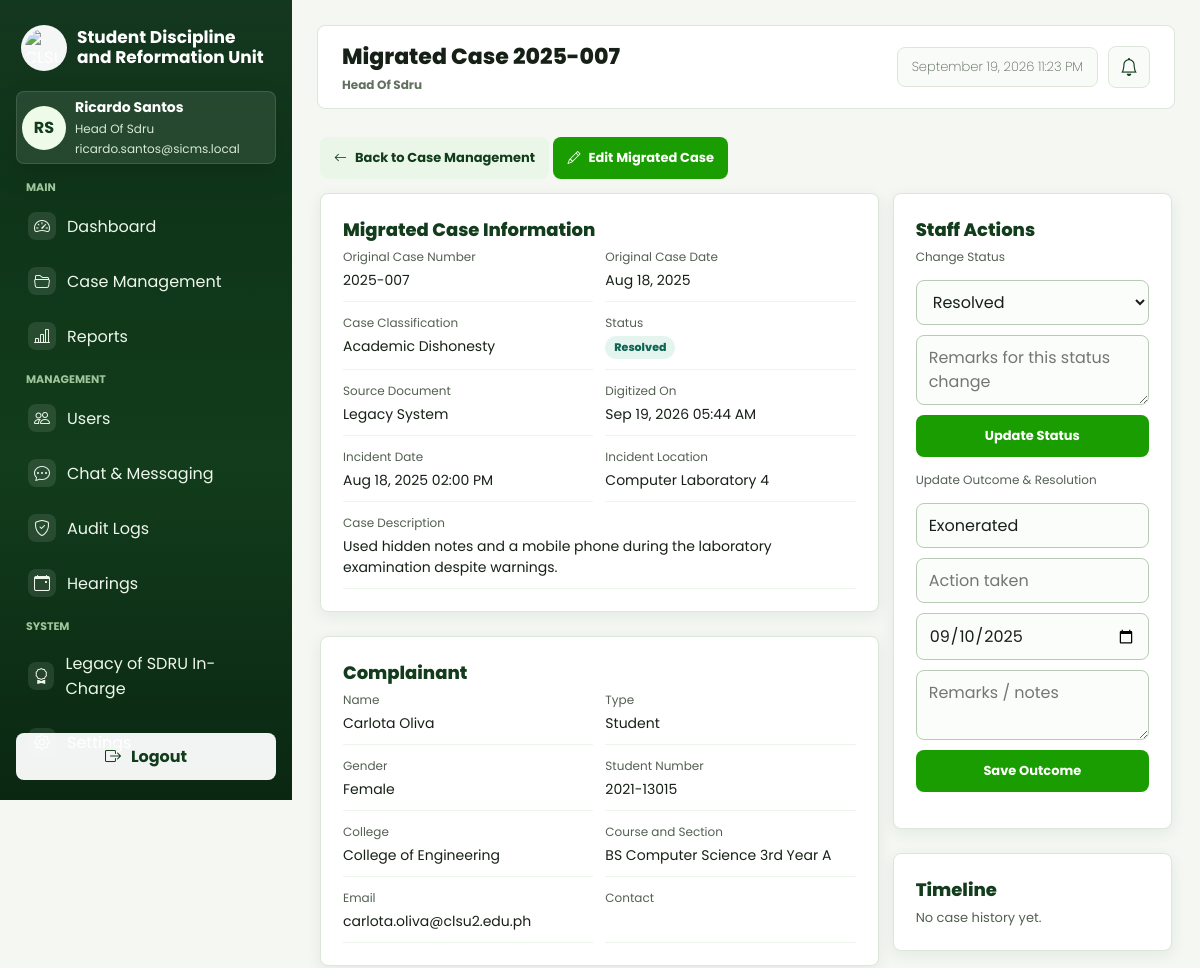
The app's page /web/views/legacy_cases/show.php?id=30 (signed in, upper part), older data.
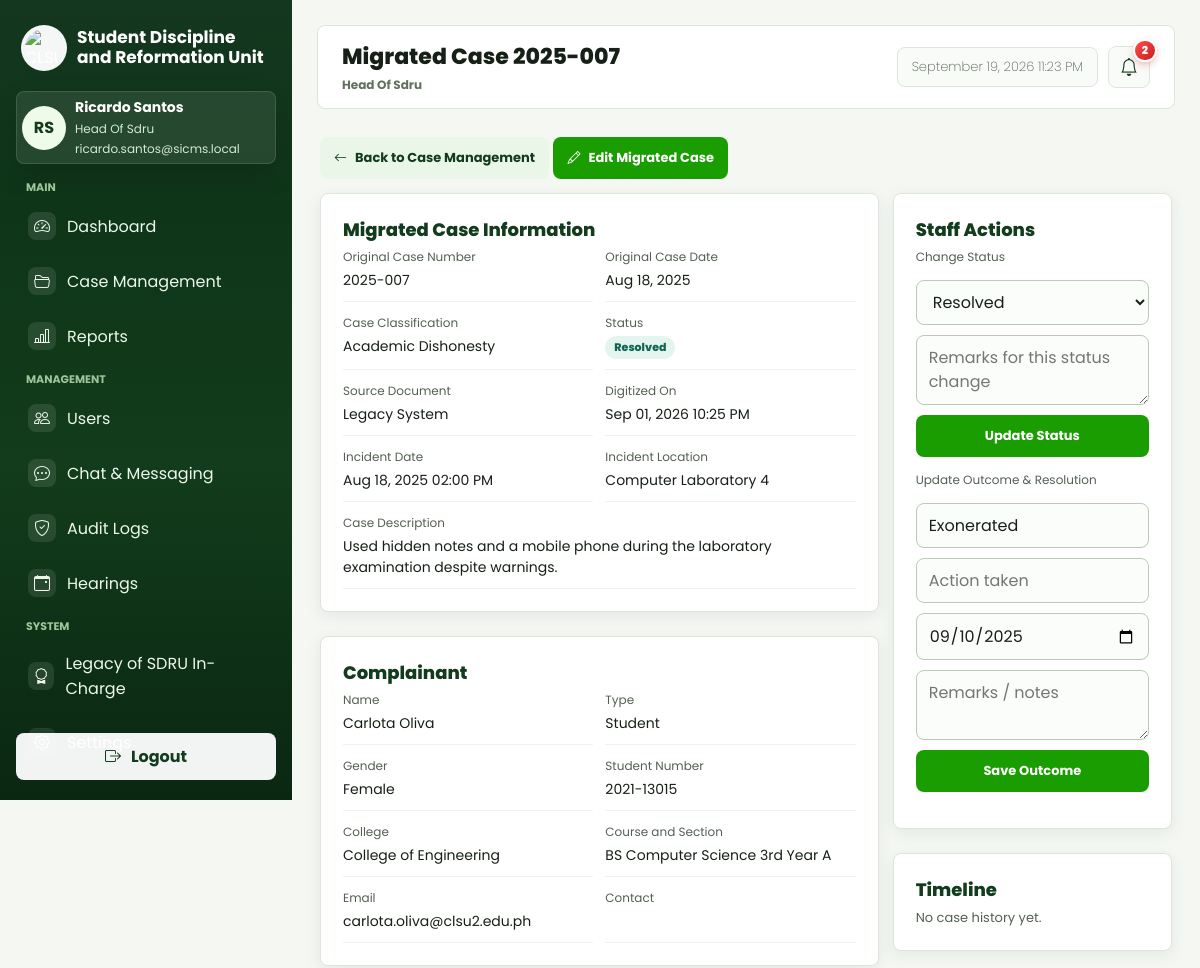
The same page, newer data.
### tables this page shows
CREATE TABLE `complaints` (
  `complaint_id` int(10) unsigned NOT NULL AUTO_INCREMENT,
  `case_number` varchar(50) NOT NULL,
  `complaint_title` varchar(255) NOT NULL,
  `submitted_by_account_id` int(10) unsigned NOT NULL,
  `complainant_name` varchar(255) NOT NULL,
  `complainant_gender` varchar(20) DEFAULT NULL,
  `complainant_type` varchar(50) NOT NULL DEFAULT 'Student',
  `complainant_relationship` varchar(100) DEFAULT NULL,
  `complainant_employee_no` varchar(100) DEFAULT NULL,
  `complainant_department` varchar(255) DEFAULT NULL,
  `complainant_position` varchar(255) DEFAULT NULL,
  `complainant_affiliation` varchar(255) DEFAULT NULL,
  `complainant_purpose` varchar(255) DEFAULT NULL,
  `complainant_student_no` varchar(50) DEFAULT NULL,
  `complainant_email` varchar(255) DEFAULT NULL,
  `complainant_contact` varchar(50) DEFAULT NULL,
  `complainant_college` varchar(255) DEFAULT NULL,
  `complainant_course` varchar(255) DEFAULT NULL,
  `complainant_year_level` varchar(50) DEFAULT NULL,
  `complainant_section` varchar(50) DEFAULT NULL,
  `complainant_course_year` varchar(100) DEFAULT NULL,
  `case_classification` varchar(100) NOT NULL,
  `incident_datetime` datetime DEFAULT NULL,
  `incident_location` varchar(255) DEFAULT NULL,
  `complaint_details` text DEFAULT NULL,
  `status` varchar(50) NOT NULL DEFAULT 'Submitted',
  `assigned_coordinator_account_id` int(10) unsigned DEFAULT NULL,
  `submitted_at` datetime NOT NULL DEFAULT current_timestamp(),
  `created_at` datetime NOT NULL DEFAULT current_timestamp(),
  `updated_at` datetime NOT NULL DEFAULT current_timestamp() ON UPDATE current_timestamp(),
  `case_source` varchar(20) NOT NULL DEFAULT 'Online Submission',
  `original_case_date` date DEFAULT NULL,
  `legacy_outcome` varchar(255) DEFAULT NULL,
  `action_taken` text DEFAULT NULL,
  `resolution_date` date DEFAULT NULL,
  `remarks_notes` text DEFAULT NULL,
  `legacy_entry_source` varchar(100) DEFAULT NULL,
  `outcome` text DEFAULT NULL,
  PRIMARY KEY (`complaint_id`),
  UNIQUE KEY `uq_complaints_case_number` (`case_number`),
  KEY `idx_complaints_submitted_by` (`submitted_by_account_id`),
  KEY `idx_complaints_coordinator` (`assigned_coordinator_account_id`),
  KEY `idx_complaints_status` (`status`),
  KEY `idx_complaints_classification` (`case_classification`),
  KEY `idx_complaints_submitted_at` (`submitted_at`),
  KEY `idx_complaints_source` (`case_source`),
  KEY `idx_complaints_source_orig_year` (`case_source`,`original_case_date`),
  CONSTRAINT `fk_complaints_coordinator` FOREIGN KEY (`assigned_coordinator_account_id`) REFERENCES `accounts` (`account_id`),
  CONSTRAINT `fk_complaints_submitter` FOREIGN KEY (`submitted_by_account_id`) REFERENCES `accounts` (`account_id`)
);

CREATE TABLE `accounts` (
  `account_id` int(10) unsigned NOT NULL AUTO_INCREMENT,
  `first_name` varchar(100) NOT NULL,
  `last_name` varchar(100) NOT NULL,
  `email` varchar(255) NOT NULL,
  `password_hash` varchar(255) DEFAULT NULL,
  `auth_provider` varchar(50) DEFAULT NULL,
  `role` varchar(50) NOT NULL DEFAULT 'student',
  `status` varchar(20) NOT NULL DEFAULT 'active',
  `college_id` int(10) unsigned DEFAULT NULL,
  `student_number` varchar(50) DEFAULT NULL,
  `college` varchar(255) DEFAULT NULL,
  `course` varchar(255) DEFAULT NULL,
  `section` varchar(50) DEFAULT NULL,
  `created_at` datetime NOT NULL DEFAULT current_timestamp(),
  `updated_at` datetime NOT NULL DEFAULT current_timestamp() ON UPDATE current_timestamp(),
  `phone_number` varchar(20) NOT NULL DEFAULT '',
  `gender` varchar(20) NOT NULL DEFAULT '',
  `birthday` date DEFAULT NULL,
  `address` text NOT NULL,
  PRIMARY KEY (`account_id`),
  UNIQUE KEY `uq_accounts_email` (`email`),
  KEY `idx_accounts_role` (`role`),
  KEY `idx_accounts_status` (`status`)
);

### web/views/legacy_cases/show.php (the view, shortened to what the changed rows need)
<?php
require_once __DIR__ . '/../../controllers/LegacyCaseController.php';
require_once __DIR__ . '/../../helpers/Security.php';
$controller = new LegacyCaseController();
$complaintId = (int) ($_GET['id'] ?? 0);
$viewData = $controller->show($complaintId);
$user = $viewData['user'];
$case = $viewData['case'];
$canEdit = $viewData['canEdit'];
$statuses = $viewData['statuses'];
if (!function_exists('h')) {
    function h($value) {
        return htmlspecialchars((string) $value, ENT_QUOTES, 'UTF-8');
    }
}
?>
<!DOCTYPE html>
<html lang="en">
<head>
    <link rel="stylesheet" href="../layout/style.css">
    <link rel="stylesheet" href="../layout/sidebar.css">
    <link rel="stylesheet" href="../layout/cases.css">
    <link rel="stylesheet" href="../layout/legacy_cases.css">
    <link rel="stylesheet" href="https://cdn.jsdelivr.net/npm/bootstrap-icons@1.11.3/font/bootstrap-icons.min.css">
    <link rel="stylesheet" href="../layout/system.css?v=2">
</head>
<body>
    <div class="dashboard-shell">
        <?php require __DIR__ . '/../layout/sidebar.php'; ?>
        <div class="legacy-show-page app-content">
            <?php $pageTitle = 'Migrated Case ' . $case['case_number']; require __DIR__ . '/../layout/topbar.php'; ?>
            <main class="case-wrap">
                <div class="grid">
                    <div>
                        <section class="panel">
                            <h2>Migrated Case Information</h2>
                            <div class="details-grid">
                                <div class="detail">
                                    <div class="label">Original Case Number</div>
                                    <div class="value"><?= h($case['case_number']) ?></div>
                                </div>
                                <div class="detail">
                                    <div class="label">Original Case Date</div>
                                    <div class="value"><?= h(date('M d, Y', strtotime($case['original_case_date']))) ?></div>
                                </div>
                                <div class="detail">
                                    <div class="label">Case Classification</div>
                                    <div class="value"><?= h($case['case_classification']) ?></div>
                                </div>
                                <div class="detail">
                                    <div class="value"><span class="status"><?= h($case['status']) ?></span></div>
                                </div>
                                <div class="detail">
                                    <div class="label">Source Document</div>
                                    <div class="value"><?= h($case['legacy_entry_source'] ?: 'Not indicated') ?></div>
                                </div>
                                <div class="detail">
                                    <div class="label">Digitized On</div>
                                    <div class="value"><?= h(date('M d, Y h:i A', strtotime($case['created_at']))) ?></div>
                                </div>
                                <div class="detail">
                                    <div class="label">Incident Date</div>
                                    <div class="value"><?= h($case['incident_datetime'] ? date('M d, Y h:i A', strtotime($case['incident_datetime'])) : 'Not provided') ?></div>
                                </div>
                                <div class="detail">
                                    <div class="label">Incident Location</div>
                                    <div class="value"><?= h($case['incident_location'] ?: 'Not provided') ?></div>
                                </div>
                                <div class="detail full">
                                    <div class="label">Case Description</div>
                                    <div class="value"><?= nl2br(h($case['complaint_details'])) ?></div>
                                </div>
                            </div>
                        </section>
                        <section class="panel">
                            <h2>Complainant</h2>
                            <div class="details-grid">
                                <div class="detail">
                                    <div class="label">Name</div>
                                    <div class="value"><?= h($case['complainant_name']) ?></div>
                                </div>
                                <div class="detail">
                                    <div class="label">Type</div>
                                    <div class="value"><?= h($case['complainant_type'] ?? 'Student') ?></div>
                                </div>
                                <div class="detail">
                                    <div class="label">Gender</div>
                                    <div class="value"><?= h($case['complainant_gender'] ?: 'Not provided') ?></div>
                                </div>
                                <?php if (($case['complainant_type'] ?? 'Student') === 'Student'): ?>
                                    <div class="detail">
                                        <div class="label">Student Number</div>
                                        <div class="value"><?= h($case['complainant_student_no']) ?></div>
                                    </div>
                                    <div class="detail">
                                        <div class="label">College</div>
                                        <div class="value"><?= h($case['complainant_college']) ?></div>
                                    </div>
                                    <div class="detail">
                                        <div class="label">Course and Section</div>
                                        <div class="value"><?= h(trim(($case['complainant_course'] ?? '') . ' ' . (($case['complainant_year_level'] ?? '') ?: Courses::yearLevel($case['complainant_section'] ?? '')) . ' ' . ($case['complainant_section'] ?? '')) ?: $case['complainant_course_year']) ?></div>
                                    </div>
                                <?php endif; ?>
                                <div class="detail">
                                    <div class="label">Email</div>
                                    <div class="value"><?= h($case['complainant_email']) ?></div>
                                </div>
                            </div>
                        </section>
                    </div>
                    <aside>
                        <section class="panel">
                            <h2>Staff Actions</h2>
                            <?php if (!$canEdit): ?>
                                <p class="muted">Migrated cases can only be modified by SDRU staff.</p>
                            <?php else: ?>
                                <form class="action-form" method="POST" action="show.php?id=<?= (int) $case['complaint_id'] ?>">
                                    <div class="label">Change Status</div>
                                    <select name="status">
                                        <?php foreach ($statuses as $status): ?>
                                            <option value="<?= h($status) ?>" <?= $case['status'] === $status ? 'selected' : '' ?>><?= h($status) ?></option>
                                        <?php endforeach; ?>
                                    </select>
                                    <textarea name="remarks" placeholder="Remarks for this status change"></textarea>
                                    <button class="btn btn-primary" type="submit">Update Status</button>
                                </form>
                                <form class="action-form" method="POST" action="show.php?id=<?= (int) $case['complaint_id'] ?>">
                                    <div class="label">Update Outcome &amp; Resolution</div>
                                    <input name="legacy_outcome" placeholder="Legacy outcome" value="<?= h($case['legacy_outcome']) ?>">
                                    <input name="action_taken" placeholder="Action taken">
                                    <input type="date" name="resolution_date" value="<?= h($case['resolution_date']) ?>">
                                    <textarea name="remarks_notes" placeholder="Remarks / notes"><?= h($case['remarks_notes']) ?></textarea>
                                    <button class="btn btn-primary" type="submit">Save Outcome</button>
                                </form>
                            <?php endif; ?>
                        </section>
                        <section class="panel">
                            <h2>Timeline</h2>
                        </section>
                    </aside>
                </div>
            </main>
        </div>
    </div>
</body>
</html>

### web/views/layout/sidebar.php (shortened to what the changed rows need)
<?php
require __DIR__ . '/navigation.php';
$userEmail = isset($user['email']) ? $user['email'] : '';
?>
<aside class="sidebar" id="app-sidebar">
    <div class="sidebar-profile">
        <div class="avatar" aria-hidden="true"><?= h($initials) ?></div>
        <div>
            <div class="profile-name"><?= h($displayName) ?></div>
            <div class="profile-role"><?= h($roleLabel) ?></div>
            <div class="profile-email"><?= h($userEmail) ?></div>
        </div>
    </div>
</aside>

### web/views/layout/topbar.php (shortened to what the changed rows need)
<?php
require __DIR__ . '/navigation.php';
require_once __DIR__ . '/../../helpers/Security.php';
require_once __DIR__ . '/../../models/Notification.php';
$pageTitle = $pageTitle ?? 'Dashboard';
$hidePageTitle = $hidePageTitle ?? false;
$unreadNotificationCount = 0;
if (isset($user['account_id'])) {
    $unreadNotificationCount = Notification::unreadCount((int) $user['account_id']);
}
?>
<div class="app-topbar-container">
    <header class="app-topbar<?= $hidePageTitle ? ' app-topbar-titleless' : '' ?>">
        <?php if (!$hidePageTitle): ?>
            <div class="app-topbar-title">
                <h1><?= h($pageTitle) ?></h1>
                <p><?= h($roleLabel) ?></p>
            </div>
        <?php endif; ?>
        <div class="app-topbar-actions">
            <details class="profile-dropdown">
                <summary class="topbar-icon" title="Notifications" aria-label="Notifications">
                    <i class="bi bi-bell" aria-hidden="true" style="font-size:15ipx;"></i>
                    <?php if ($unreadNotificationCount > 0): ?>
                        <span class="notification-badge"><?= (int) $unreadNotificationCount ?></span>
                    <?php endif; ?>
                </summary>
            </details>
        </div>
    </header>
</div>

Row changes from the older to the newer data that the page shows:
changed accounts "RS": account_id (not shown) → "2"
changed complaints "Academic Dishonesty": created_at "Sep 19, 2026 05:44 AM" → "Sep 01, 2026 10:25 PM"
